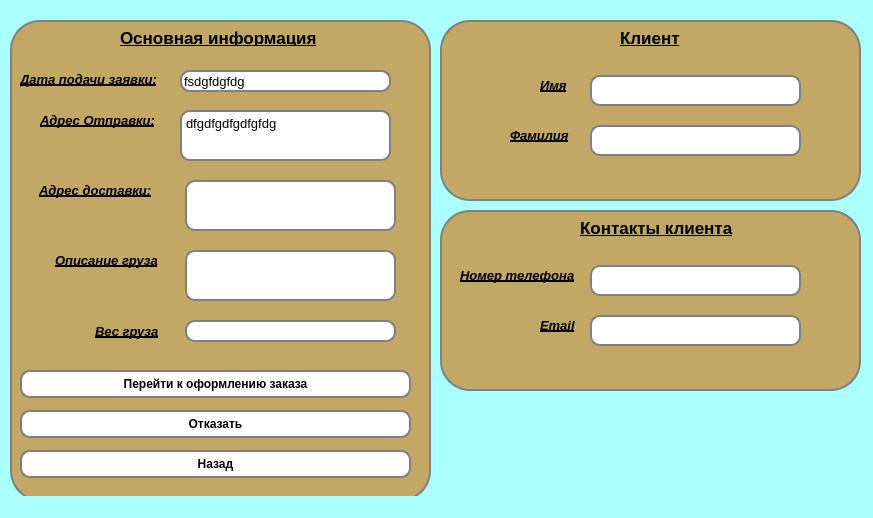
<?xml version="1.0" encoding="UTF-8"?>
<ui version="4.0">
 <class>MainWindow</class>
 <widget class="QMainWindow" name="MainWindow">
  <property name="geometry">
   <rect>
    <x>0</x>
    <y>0</y>
    <width>873</width>
    <height>518</height>
   </rect>
  </property>
  <property name="font">
   <font>
    <family>Arial</family>
    <pointsize>8</pointsize>
   </font>
  </property>
  <property name="windowTitle">
   <string>MainWindow</string>
  </property>
  <property name="styleSheet">
   <string notr="true">background-color: rgb(170, 255, 255);</string>
  </property>
  <widget class="QWidget" name="centralwidget">
   <widget class="QFrame" name="frame">
    <property name="geometry">
     <rect>
      <x>10</x>
      <y>20</y>
      <width>421</width>
      <height>481</height>
     </rect>
    </property>
    <property name="styleSheet">
     <string notr="true">background-color: qlineargradient(spread:pad, x1:0.463, y1:0.0108696, x2:0.482852, y2:1, stop:1 rgba(195, 168, 101, 255));
border-radius: 30px;
border: 2px solid gray</string>
    </property>
    <property name="frameShape">
     <enum>QFrame::StyledPanel</enum>
    </property>
    <property name="frameShadow">
     <enum>QFrame::Raised</enum>
    </property>
    <widget class="QTextEdit" name="textEdit_delivery">
     <property name="geometry">
      <rect>
       <x>175</x>
       <y>160</y>
       <width>211</width>
       <height>51</height>
      </rect>
     </property>
     <property name="font">
      <font>
       <family>Arial</family>
       <pointsize>10</pointsize>
      </font>
     </property>
     <property name="styleSheet">
      <string notr="true">background-color: rgb(255, 255, 255);
border-radius: 10px;
border: 2px solid gray</string>
     </property>
     <property name="readOnly">
      <bool>true</bool>
     </property>
     <property name="html">
      <string>&lt;!DOCTYPE HTML PUBLIC &quot;-//W3C//DTD HTML 4.0//EN&quot; &quot;http://www.w3.org/TR/REC-html40/strict.dtd&quot;&gt;
&lt;html&gt;&lt;head&gt;&lt;meta name=&quot;qrichtext&quot; content=&quot;1&quot; /&gt;&lt;style type=&quot;text/css&quot;&gt;
p, li { white-space: pre-wrap; }
&lt;/style&gt;&lt;/head&gt;&lt;body style=&quot; font-family:'Arial'; font-size:10pt; font-weight:400; font-style:normal;&quot;&gt;
&lt;p style=&quot;-qt-paragraph-type:empty; margin-top:0px; margin-bottom:0px; margin-left:0px; margin-right:0px; -qt-block-indent:0; text-indent:0px; font-family:'MS Shell Dlg 2'; font-size:7.8pt;&quot;&gt;&lt;br /&gt;&lt;/p&gt;&lt;/body&gt;&lt;/html&gt;</string>
     </property>
    </widget>
    <widget class="QLabel" name="label_description">
     <property name="geometry">
      <rect>
       <x>45</x>
       <y>230</y>
       <width>111</width>
       <height>20</height>
      </rect>
     </property>
     <property name="font">
      <font>
       <family>Arial</family>
       <pointsize>10</pointsize>
       <weight>75</weight>
       <italic>true</italic>
       <bold>true</bold>
       <underline>true</underline>
       <strikeout>false</strikeout>
      </font>
     </property>
     <property name="styleSheet">
      <string notr="true">background-color: qlineargradient(spread:pad, x1:0.463, y1:0.0108696, x2:0.482852, y2:1, stop:1 rgba(195, 168, 101, 255));
border: 0px</string>
     </property>
     <property name="text">
      <string>Описание груза</string>
     </property>
    </widget>
    <widget class="QLabel" name="label_weight">
     <property name="geometry">
      <rect>
       <x>85</x>
       <y>301</y>
       <width>71</width>
       <height>20</height>
      </rect>
     </property>
     <property name="font">
      <font>
       <family>Arial</family>
       <pointsize>10</pointsize>
       <weight>75</weight>
       <italic>true</italic>
       <bold>true</bold>
       <underline>true</underline>
       <strikeout>false</strikeout>
      </font>
     </property>
     <property name="styleSheet">
      <string notr="true">background-color: qlineargradient(spread:pad, x1:0.463, y1:0.0108696, x2:0.482852, y2:1, stop:1 rgba(195, 168, 101, 255));
border: 0px</string>
     </property>
     <property name="text">
      <string>Вес груза</string>
     </property>
    </widget>
    <widget class="QTextEdit" name="textEdit_description">
     <property name="geometry">
      <rect>
       <x>175</x>
       <y>230</y>
       <width>211</width>
       <height>51</height>
      </rect>
     </property>
     <property name="font">
      <font>
       <family>Arial</family>
       <pointsize>10</pointsize>
      </font>
     </property>
     <property name="styleSheet">
      <string notr="true">background-color: rgb(255, 255, 255);
border-radius: 10px;
border: 2px solid gray</string>
     </property>
     <property name="readOnly">
      <bool>true</bool>
     </property>
     <property name="html">
      <string>&lt;!DOCTYPE HTML PUBLIC &quot;-//W3C//DTD HTML 4.0//EN&quot; &quot;http://www.w3.org/TR/REC-html40/strict.dtd&quot;&gt;
&lt;html&gt;&lt;head&gt;&lt;meta name=&quot;qrichtext&quot; content=&quot;1&quot; /&gt;&lt;style type=&quot;text/css&quot;&gt;
p, li { white-space: pre-wrap; }
&lt;/style&gt;&lt;/head&gt;&lt;body style=&quot; font-family:'Arial'; font-size:10pt; font-weight:400; font-style:normal;&quot;&gt;
&lt;p style=&quot;-qt-paragraph-type:empty; margin-top:0px; margin-bottom:0px; margin-left:0px; margin-right:0px; -qt-block-indent:0; text-indent:0px; font-family:'MS Shell Dlg 2'; font-size:7.8pt;&quot;&gt;&lt;br /&gt;&lt;/p&gt;&lt;/body&gt;&lt;/html&gt;</string>
     </property>
    </widget>
    <widget class="QLineEdit" name="lineEdit_weight">
     <property name="geometry">
      <rect>
       <x>175</x>
       <y>300</y>
       <width>211</width>
       <height>22</height>
      </rect>
     </property>
     <property name="font">
      <font>
       <family>Arial</family>
       <pointsize>10</pointsize>
      </font>
     </property>
     <property name="styleSheet">
      <string notr="true">background-color: rgb(255, 255, 255);
border-radius: 10px;
border: 2px solid gray</string>
     </property>
     <property name="readOnly">
      <bool>true</bool>
     </property>
    </widget>
    <widget class="QPushButton" name="pushButton_Back">
     <property name="geometry">
      <rect>
       <x>10</x>
       <y>430</y>
       <width>391</width>
       <height>28</height>
      </rect>
     </property>
     <property name="font">
      <font>
       <family>Arial</family>
       <pointsize>9</pointsize>
       <weight>75</weight>
       <bold>true</bold>
      </font>
     </property>
     <property name="styleSheet">
      <string notr="true">
background-color: rgb(255, 255, 255);
border-radius: 10px;
border: 2px solid gray</string>
     </property>
     <property name="text">
      <string>Назад</string>
     </property>
    </widget>
    <widget class="QLabel" name="label_date">
     <property name="geometry">
      <rect>
       <x>10</x>
       <y>49</y>
       <width>141</width>
       <height>20</height>
      </rect>
     </property>
     <property name="font">
      <font>
       <family>Arial</family>
       <pointsize>10</pointsize>
       <weight>75</weight>
       <italic>true</italic>
       <bold>true</bold>
       <underline>true</underline>
       <strikeout>false</strikeout>
      </font>
     </property>
     <property name="styleSheet">
      <string notr="true">background-color: qlineargradient(spread:pad, x1:0.463, y1:0.0108696, x2:0.482852, y2:1, stop:1 rgba(195, 168, 101, 255));
border: 0px</string>
     </property>
     <property name="text">
      <string>Дата подачи заявки:</string>
     </property>
    </widget>
    <widget class="QLineEdit" name="lineEdit_date">
     <property name="geometry">
      <rect>
       <x>170</x>
       <y>50</y>
       <width>211</width>
       <height>22</height>
      </rect>
     </property>
     <property name="font">
      <font>
       <family>Arial</family>
       <pointsize>10</pointsize>
      </font>
     </property>
     <property name="styleSheet">
      <string notr="true">background-color: rgb(255, 255, 255);
border-radius: 10px;
border: 2px solid gray</string>
     </property>
     <property name="text">
      <string>fsdgfdgfdg</string>
     </property>
     <property name="readOnly">
      <bool>true</bool>
     </property>
    </widget>
    <widget class="QLabel" name="labe_dispatch">
     <property name="geometry">
      <rect>
       <x>30</x>
       <y>90</y>
       <width>121</width>
       <height>20</height>
      </rect>
     </property>
     <property name="font">
      <font>
       <family>Arial</family>
       <pointsize>10</pointsize>
       <weight>75</weight>
       <italic>true</italic>
       <bold>true</bold>
       <underline>true</underline>
       <strikeout>false</strikeout>
      </font>
     </property>
     <property name="styleSheet">
      <string notr="true">background-color: qlineargradient(spread:pad, x1:0.463, y1:0.0108696, x2:0.482852, y2:1, stop:1 rgba(195, 168, 101, 255));
border: 0px</string>
     </property>
     <property name="text">
      <string>Aдрес Отправки:</string>
     </property>
    </widget>
    <widget class="QPushButton" name="pushButton_MakeOrder">
     <property name="geometry">
      <rect>
       <x>10</x>
       <y>350</y>
       <width>391</width>
       <height>28</height>
      </rect>
     </property>
     <property name="font">
      <font>
       <family>Arial</family>
       <pointsize>9</pointsize>
       <weight>75</weight>
       <bold>true</bold>
      </font>
     </property>
     <property name="styleSheet">
      <string notr="true">
background-color: rgb(255, 255, 255);
border-radius: 10px;
border: 2px solid gray</string>
     </property>
     <property name="text">
      <string>Перейти к оформлению заказа</string>
     </property>
    </widget>
    <widget class="QTextEdit" name="textEdit_dispatch">
     <property name="geometry">
      <rect>
       <x>170</x>
       <y>90</y>
       <width>211</width>
       <height>51</height>
      </rect>
     </property>
     <property name="font">
      <font>
       <family>Arial</family>
       <pointsize>10</pointsize>
      </font>
     </property>
     <property name="styleSheet">
      <string notr="true">background-color: rgb(255, 255, 255);
border-radius: 10px;
border: 2px solid gray</string>
     </property>
     <property name="readOnly">
      <bool>true</bool>
     </property>
     <property name="html">
      <string>&lt;!DOCTYPE HTML PUBLIC &quot;-//W3C//DTD HTML 4.0//EN&quot; &quot;http://www.w3.org/TR/REC-html40/strict.dtd&quot;&gt;
&lt;html&gt;&lt;head&gt;&lt;meta name=&quot;qrichtext&quot; content=&quot;1&quot; /&gt;&lt;style type=&quot;text/css&quot;&gt;
p, li { white-space: pre-wrap; }
&lt;/style&gt;&lt;/head&gt;&lt;body style=&quot; font-family:'Arial'; font-size:10pt; font-weight:400; font-style:normal;&quot;&gt;
&lt;p style=&quot; margin-top:0px; margin-bottom:0px; margin-left:0px; margin-right:0px; -qt-block-indent:0; text-indent:0px;&quot;&gt;&lt;span style=&quot; font-family:'MS Shell Dlg 2';&quot;&gt;dfgdfgdfgdfgfdg&lt;/span&gt;&lt;/p&gt;&lt;/body&gt;&lt;/html&gt;</string>
     </property>
    </widget>
    <widget class="QPushButton" name="pushButton_Deny">
     <property name="geometry">
      <rect>
       <x>10</x>
       <y>390</y>
       <width>391</width>
       <height>28</height>
      </rect>
     </property>
     <property name="font">
      <font>
       <family>Arial</family>
       <pointsize>9</pointsize>
       <weight>75</weight>
       <bold>true</bold>
      </font>
     </property>
     <property name="styleSheet">
      <string notr="true">
background-color: rgb(255, 255, 255);
border-radius: 10px;
border: 2px solid gray</string>
     </property>
     <property name="text">
      <string>Отказать</string>
     </property>
    </widget>
    <widget class="QLabel" name="label_delivery">
     <property name="geometry">
      <rect>
       <x>29</x>
       <y>160</y>
       <width>121</width>
       <height>20</height>
      </rect>
     </property>
     <property name="font">
      <font>
       <family>Arial</family>
       <pointsize>10</pointsize>
       <weight>75</weight>
       <italic>true</italic>
       <bold>true</bold>
       <underline>true</underline>
       <strikeout>false</strikeout>
      </font>
     </property>
     <property name="styleSheet">
      <string notr="true">background-color: qlineargradient(spread:pad, x1:0.463, y1:0.0108696, x2:0.482852, y2:1, stop:1 rgba(195, 168, 101, 255));
border: 0px</string>
     </property>
     <property name="text">
      <string>Aдрес доставки:</string>
     </property>
    </widget>
    <widget class="QLabel" name="label_MidleInfo">
     <property name="geometry">
      <rect>
       <x>110</x>
       <y>10</y>
       <width>201</width>
       <height>16</height>
      </rect>
     </property>
     <property name="font">
      <font>
       <family>Arial</family>
       <pointsize>13</pointsize>
       <weight>75</weight>
       <italic>false</italic>
       <bold>true</bold>
       <underline>true</underline>
       <strikeout>false</strikeout>
      </font>
     </property>
     <property name="styleSheet">
      <string notr="true">border: 0px</string>
     </property>
     <property name="text">
      <string>Основная информация</string>
     </property>
    </widget>
    <zorder>textEdit_delivery</zorder>
    <zorder>label_description</zorder>
    <zorder>textEdit_description</zorder>
    <zorder>label_weight</zorder>
    <zorder>lineEdit_weight</zorder>
    <zorder>pushButton_Back</zorder>
    <zorder>label_date</zorder>
    <zorder>lineEdit_date</zorder>
    <zorder>labe_dispatch</zorder>
    <zorder>pushButton_MakeOrder</zorder>
    <zorder>textEdit_dispatch</zorder>
    <zorder>pushButton_Deny</zorder>
    <zorder>label_delivery</zorder>
    <zorder>label_MidleInfo</zorder>
   </widget>
   <widget class="QFrame" name="frame_2">
    <property name="geometry">
     <rect>
      <x>440</x>
      <y>20</y>
      <width>421</width>
      <height>181</height>
     </rect>
    </property>
    <property name="styleSheet">
     <string notr="true">background-color: qlineargradient(spread:pad, x1:0.463, y1:0.0108696, x2:0.482852, y2:1, stop:1 rgba(195, 168, 101, 255));
border-radius: 30px;
border: 2px solid gray</string>
    </property>
    <property name="frameShape">
     <enum>QFrame::StyledPanel</enum>
    </property>
    <property name="frameShadow">
     <enum>QFrame::Raised</enum>
    </property>
    <widget class="QLabel" name="label_Client">
     <property name="geometry">
      <rect>
       <x>180</x>
       <y>10</y>
       <width>81</width>
       <height>16</height>
      </rect>
     </property>
     <property name="font">
      <font>
       <family>Arial</family>
       <pointsize>13</pointsize>
       <weight>75</weight>
       <italic>false</italic>
       <bold>true</bold>
       <underline>true</underline>
       <strikeout>false</strikeout>
      </font>
     </property>
     <property name="styleSheet">
      <string notr="true">border: 0px</string>
     </property>
     <property name="text">
      <string>Клиент</string>
     </property>
    </widget>
    <widget class="QLabel" name="label_FirstName">
     <property name="geometry">
      <rect>
       <x>100</x>
       <y>55</y>
       <width>31</width>
       <height>20</height>
      </rect>
     </property>
     <property name="font">
      <font>
       <family>Arial</family>
       <pointsize>10</pointsize>
       <weight>75</weight>
       <italic>true</italic>
       <bold>true</bold>
       <underline>true</underline>
       <strikeout>false</strikeout>
      </font>
     </property>
     <property name="styleSheet">
      <string notr="true">background-color: qlineargradient(spread:pad, x1:0.463, y1:0.0108696, x2:0.482852, y2:1, stop:1 rgba(195, 168, 101, 255));
border: 0px</string>
     </property>
     <property name="text">
      <string>Имя</string>
     </property>
    </widget>
    <widget class="QTextEdit" name="textEdit_FirstName">
     <property name="geometry">
      <rect>
       <x>150</x>
       <y>55</y>
       <width>211</width>
       <height>31</height>
      </rect>
     </property>
     <property name="font">
      <font>
       <family>Arial</family>
       <pointsize>10</pointsize>
      </font>
     </property>
     <property name="styleSheet">
      <string notr="true">background-color: rgb(255, 255, 255);
border-radius: 10px;
border: 2px solid gray</string>
     </property>
     <property name="readOnly">
      <bool>true</bool>
     </property>
     <property name="html">
      <string>&lt;!DOCTYPE HTML PUBLIC &quot;-//W3C//DTD HTML 4.0//EN&quot; &quot;http://www.w3.org/TR/REC-html40/strict.dtd&quot;&gt;
&lt;html&gt;&lt;head&gt;&lt;meta name=&quot;qrichtext&quot; content=&quot;1&quot; /&gt;&lt;style type=&quot;text/css&quot;&gt;
p, li { white-space: pre-wrap; }
&lt;/style&gt;&lt;/head&gt;&lt;body style=&quot; font-family:'Arial'; font-size:10pt; font-weight:400; font-style:normal;&quot;&gt;
&lt;p style=&quot;-qt-paragraph-type:empty; margin-top:0px; margin-bottom:0px; margin-left:0px; margin-right:0px; -qt-block-indent:0; text-indent:0px; font-family:'MS Shell Dlg 2'; font-size:7.8pt;&quot;&gt;&lt;br /&gt;&lt;/p&gt;&lt;/body&gt;&lt;/html&gt;</string>
     </property>
    </widget>
    <widget class="QLabel" name="label_LastName">
     <property name="geometry">
      <rect>
       <x>70</x>
       <y>105</y>
       <width>61</width>
       <height>20</height>
      </rect>
     </property>
     <property name="font">
      <font>
       <family>Arial</family>
       <pointsize>10</pointsize>
       <weight>75</weight>
       <italic>true</italic>
       <bold>true</bold>
       <underline>true</underline>
       <strikeout>false</strikeout>
      </font>
     </property>
     <property name="styleSheet">
      <string notr="true">background-color: qlineargradient(spread:pad, x1:0.463, y1:0.0108696, x2:0.482852, y2:1, stop:1 rgba(195, 168, 101, 255));
border: 0px</string>
     </property>
     <property name="text">
      <string>Фамилия</string>
     </property>
    </widget>
    <widget class="QTextEdit" name="textEdit_LastName">
     <property name="geometry">
      <rect>
       <x>150</x>
       <y>105</y>
       <width>211</width>
       <height>31</height>
      </rect>
     </property>
     <property name="font">
      <font>
       <family>Arial</family>
       <pointsize>10</pointsize>
      </font>
     </property>
     <property name="styleSheet">
      <string notr="true">background-color: rgb(255, 255, 255);
border-radius: 10px;
border: 2px solid gray</string>
     </property>
     <property name="readOnly">
      <bool>true</bool>
     </property>
     <property name="html">
      <string>&lt;!DOCTYPE HTML PUBLIC &quot;-//W3C//DTD HTML 4.0//EN&quot; &quot;http://www.w3.org/TR/REC-html40/strict.dtd&quot;&gt;
&lt;html&gt;&lt;head&gt;&lt;meta name=&quot;qrichtext&quot; content=&quot;1&quot; /&gt;&lt;style type=&quot;text/css&quot;&gt;
p, li { white-space: pre-wrap; }
&lt;/style&gt;&lt;/head&gt;&lt;body style=&quot; font-family:'Arial'; font-size:10pt; font-weight:400; font-style:normal;&quot;&gt;
&lt;p style=&quot;-qt-paragraph-type:empty; margin-top:0px; margin-bottom:0px; margin-left:0px; margin-right:0px; -qt-block-indent:0; text-indent:0px; font-family:'MS Shell Dlg 2'; font-size:7.8pt;&quot;&gt;&lt;br /&gt;&lt;/p&gt;&lt;/body&gt;&lt;/html&gt;</string>
     </property>
    </widget>
   </widget>
   <widget class="QFrame" name="frame_3">
    <property name="geometry">
     <rect>
      <x>440</x>
      <y>210</y>
      <width>421</width>
      <height>181</height>
     </rect>
    </property>
    <property name="styleSheet">
     <string notr="true">background-color: qlineargradient(spread:pad, x1:0.463, y1:0.0108696, x2:0.482852, y2:1, stop:1 rgba(195, 168, 101, 255));
border-radius: 30px;
border: 2px solid gray</string>
    </property>
    <property name="frameShape">
     <enum>QFrame::StyledPanel</enum>
    </property>
    <property name="frameShadow">
     <enum>QFrame::Raised</enum>
    </property>
    <widget class="QLabel" name="label_CustomerContacts">
     <property name="geometry">
      <rect>
       <x>140</x>
       <y>10</y>
       <width>161</width>
       <height>16</height>
      </rect>
     </property>
     <property name="font">
      <font>
       <family>Arial</family>
       <pointsize>13</pointsize>
       <weight>75</weight>
       <bold>true</bold>
       <underline>true</underline>
       <strikeout>false</strikeout>
      </font>
     </property>
     <property name="styleSheet">
      <string notr="true">border: 0px</string>
     </property>
     <property name="text">
      <string>Контакты клиента</string>
     </property>
    </widget>
    <widget class="QLabel" name="label_Phone">
     <property name="geometry">
      <rect>
       <x>20</x>
       <y>55</y>
       <width>121</width>
       <height>20</height>
      </rect>
     </property>
     <property name="font">
      <font>
       <family>Arial</family>
       <pointsize>10</pointsize>
       <weight>75</weight>
       <italic>true</italic>
       <bold>true</bold>
       <underline>true</underline>
       <strikeout>false</strikeout>
      </font>
     </property>
     <property name="styleSheet">
      <string notr="true">background-color: qlineargradient(spread:pad, x1:0.463, y1:0.0108696, x2:0.482852, y2:1, stop:1 rgba(195, 168, 101, 255));
border: 0px</string>
     </property>
     <property name="text">
      <string>Номер телефона</string>
     </property>
    </widget>
    <widget class="QTextEdit" name="textEdit_Phone">
     <property name="geometry">
      <rect>
       <x>150</x>
       <y>55</y>
       <width>211</width>
       <height>31</height>
      </rect>
     </property>
     <property name="font">
      <font>
       <family>Arial</family>
       <pointsize>10</pointsize>
      </font>
     </property>
     <property name="styleSheet">
      <string notr="true">background-color: rgb(255, 255, 255);
border-radius: 10px;
border: 2px solid gray</string>
     </property>
     <property name="readOnly">
      <bool>true</bool>
     </property>
     <property name="html">
      <string>&lt;!DOCTYPE HTML PUBLIC &quot;-//W3C//DTD HTML 4.0//EN&quot; &quot;http://www.w3.org/TR/REC-html40/strict.dtd&quot;&gt;
&lt;html&gt;&lt;head&gt;&lt;meta name=&quot;qrichtext&quot; content=&quot;1&quot; /&gt;&lt;style type=&quot;text/css&quot;&gt;
p, li { white-space: pre-wrap; }
&lt;/style&gt;&lt;/head&gt;&lt;body style=&quot; font-family:'Arial'; font-size:10pt; font-weight:400; font-style:normal;&quot;&gt;
&lt;p style=&quot;-qt-paragraph-type:empty; margin-top:0px; margin-bottom:0px; margin-left:0px; margin-right:0px; -qt-block-indent:0; text-indent:0px; font-family:'MS Shell Dlg 2'; font-size:7.8pt;&quot;&gt;&lt;br /&gt;&lt;/p&gt;&lt;/body&gt;&lt;/html&gt;</string>
     </property>
    </widget>
    <widget class="QLabel" name="label_Email">
     <property name="geometry">
      <rect>
       <x>100</x>
       <y>105</y>
       <width>41</width>
       <height>20</height>
      </rect>
     </property>
     <property name="font">
      <font>
       <family>Arial</family>
       <pointsize>10</pointsize>
       <weight>75</weight>
       <italic>true</italic>
       <bold>true</bold>
       <underline>true</underline>
       <strikeout>false</strikeout>
      </font>
     </property>
     <property name="styleSheet">
      <string notr="true">background-color: qlineargradient(spread:pad, x1:0.463, y1:0.0108696, x2:0.482852, y2:1, stop:1 rgba(195, 168, 101, 255));
border: 0px</string>
     </property>
     <property name="text">
      <string>Email</string>
     </property>
    </widget>
    <widget class="QTextEdit" name="textEdit_Email">
     <property name="geometry">
      <rect>
       <x>150</x>
       <y>105</y>
       <width>211</width>
       <height>31</height>
      </rect>
     </property>
     <property name="font">
      <font>
       <family>Arial</family>
       <pointsize>10</pointsize>
      </font>
     </property>
     <property name="styleSheet">
      <string notr="true">background-color: rgb(255, 255, 255);
border-radius: 10px;
border: 2px solid gray</string>
     </property>
     <property name="readOnly">
      <bool>true</bool>
     </property>
     <property name="html">
      <string>&lt;!DOCTYPE HTML PUBLIC &quot;-//W3C//DTD HTML 4.0//EN&quot; &quot;http://www.w3.org/TR/REC-html40/strict.dtd&quot;&gt;
&lt;html&gt;&lt;head&gt;&lt;meta name=&quot;qrichtext&quot; content=&quot;1&quot; /&gt;&lt;style type=&quot;text/css&quot;&gt;
p, li { white-space: pre-wrap; }
&lt;/style&gt;&lt;/head&gt;&lt;body style=&quot; font-family:'Arial'; font-size:10pt; font-weight:400; font-style:normal;&quot;&gt;
&lt;p style=&quot;-qt-paragraph-type:empty; margin-top:0px; margin-bottom:0px; margin-left:0px; margin-right:0px; -qt-block-indent:0; text-indent:0px; font-family:'MS Shell Dlg 2'; font-size:7.8pt;&quot;&gt;&lt;br /&gt;&lt;/p&gt;&lt;/body&gt;&lt;/html&gt;</string>
     </property>
    </widget>
   </widget>
  </widget>
  <widget class="QMenuBar" name="menubar">
   <property name="geometry">
    <rect>
     <x>0</x>
     <y>0</y>
     <width>873</width>
     <height>21</height>
    </rect>
   </property>
  </widget>
  <widget class="QStatusBar" name="statusbar"/>
 </widget>
 <resources/>
 <connections/>
</ui>
